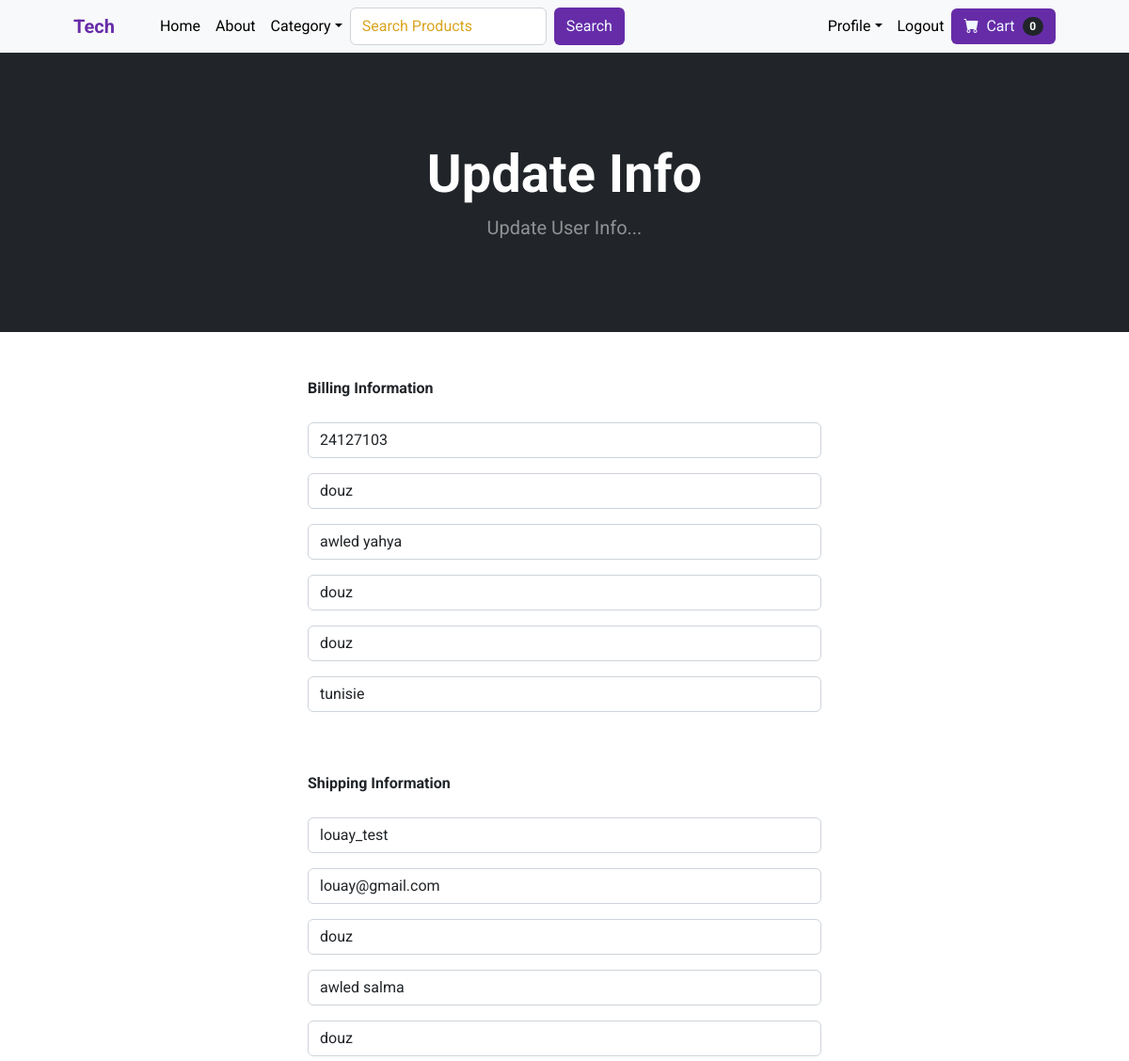
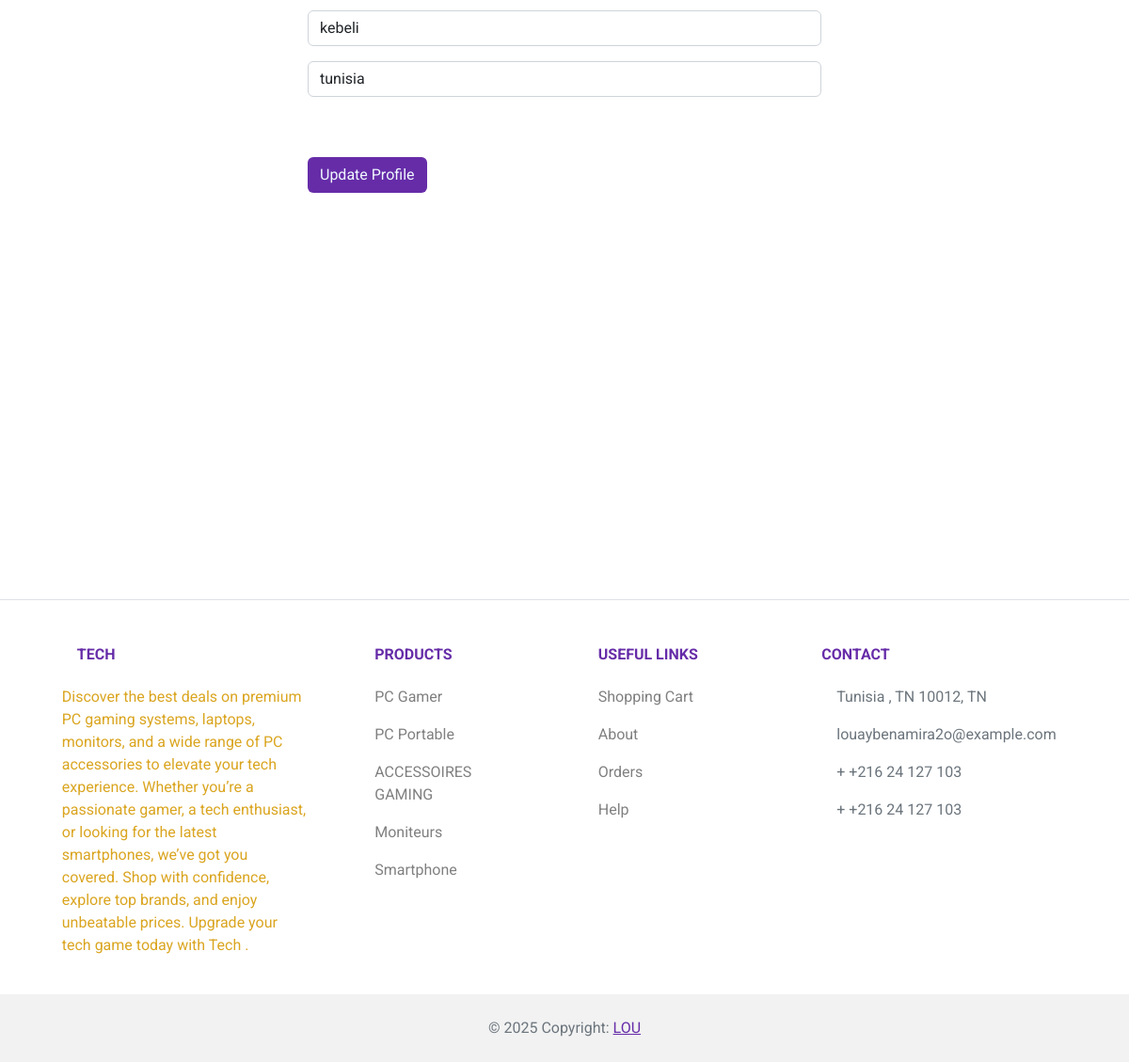
/update_info/ (signed in), run on the app's committed database (2 pictures, top to bottom).
### store/models.py (models this page shows)
class Profile(models.Model):
    user = models.OneToOneField(User, on_delete=models.CASCADE)
    profile_picture = models.ImageField(upload_to='profile_pictures', blank=True)
    date_modified = models.DateTimeField(User, auto_now=True)
    phone = models.CharField(max_length=20, blank=True)
    address1 = models.CharField(max_length=200, blank=True)
    address2 = models.CharField(max_length=200, blank=True)
    country = models.CharField(max_length=200, blank=True)
    city = models.CharField(max_length=200, blank=True)
    state = models.CharField(max_length=200, blank=True)
    old_cart = models.CharField(max_length=200, blank=True, null=True)

### payment/models.py (models this page shows, shortened)
class ShippingAddress(models.Model):
	user = models.ForeignKey(User, on_delete=models.CASCADE, null=True, blank=True)
	shipping_full_name = models.CharField(max_length=255)
	shipping_email = models.CharField(max_length=255)
	shipping_address1 = models.CharField(max_length=255)
	shipping_address2 = models.CharField(max_length=255, null=True, blank=True)
	shipping_city = models.CharField(max_length=255)
	shipping_state = models.CharField(max_length=255, null=True, blank=True)
	shipping_country = models.CharField(max_length=255)
	class Meta:
		verbose_name_plural = "Shipping Address"

### store/views.py (the view)
# urls.py: path('update_info/', views.update_info, name='update_info'),
def update_info(request):
    if request.user.is_authenticated:
        current_user = Profile.objects.get(user__id=request.user.id)
        shipping_user = ShippingAddress.objects.get(user__id=request.user.id)
        form = UserInfoForm(request.POST or None, instance=current_user)
        shipping_form = ShippingForm(request.POST or None, instance=shipping_user)
        if form.is_valid() or shipping_form.is_valid():
                form.save()
                shipping_form.save()
                messages.success(request,  "Your Info Has Been Updated !!")
                return redirect('home')
        return render(request, "update_info.html", {'form': form, 'shipping_form': shipping_form })
    else:
        messages.error(request, "You Must Be Logged In To Access That Page!!")
        return redirect('home')

### store/forms.py
class UserInfoForm(forms.ModelForm):
	phone = forms.CharField(label="", widget=forms.TextInput(attrs={'class':'form-control', 'placeholder':'Phone'}), required=False)
	address1 = forms.CharField(label="", widget=forms.TextInput(attrs={'class':'form-control', 'placeholder':'Address 1'}), required=False)
	address2 = forms.CharField(label="", widget=forms.TextInput(attrs={'class':'form-control', 'placeholder':'Address 2'}), required=False)
	city = forms.CharField(label="", widget=forms.TextInput(attrs={'class':'form-control', 'placeholder':'City'}), required=False)
	state = forms.CharField(label="", widget=forms.TextInput(attrs={'class':'form-control', 'placeholder':'State'}), required=False)
	country = forms.CharField(label="", widget=forms.TextInput(attrs={'class':'form-control', 'placeholder':'Country'}), required=False)
	class Meta:
		model = Profile
		fields = ('phone', 'address1', 'address2', 'city', 'state', 'country', )

### cart/cart.py (called while the page is built)
    def __len__(self):
      return len(self.cart)

### cart/context_processors.py (called while the page is built)
def cart(request):
	return {'cart': Cart(request)}

### store/templates/update_info.html (shortened to what this page needs)
{% extends 'base.html' %}
{% block content %}
  <header class="bg-dark py-5">
    <div class="container px-4 px-lg-5 my-5">
      <div class="text-center text-white">
        <h1 class="display-4 fw-bolder">Update Info</h1>
        <p class="lead fw-normal text-white-50 mb-0">Update User Info...</p>
      </div>
    </div>
  </header>
  <div class="container">
    <div class="row">
      <div class="col-md-6 offset-md-3">
        <br /><br />
        <strong>Billing Information</strong>
        <br /><br />
        <form method="POST" action="{% url 'update_info' %}">
          {{ form.as_p }}
          <br /><br />
          <strong>Shipping Information</strong>
          <br /><br />
          {{ shipping_form.as_p }}
          <br /><br />
          <button type="submit" class="btn btn-secondary">Update Profile</button>
        </form>
        <br /><br />
        <br /><br />
        <br /><br />
        <br /><br />
        <br /><br />
        <br /><br />
        <br /><br />
        <br /><br />
      </div>
    </div>
  </div>
{% endblock %}

### store/templates/base.html (shortened to what this page needs)
{% load static %}
<!DOCTYPE html>
<html lang="en">
  <head>
    <link href="https://cdn.jsdelivr.net/npm/bootstrap-icons@1.5.0/font/bootstrap-icons.css" rel="stylesheet" />
    <link href="{% static 'css/styles.css' %}" rel="stylesheet" />
  </head>
  <body>
    {% include 'navbar.html' %}
    {% block content %}
    {% endblock %}
    <footer class="text-center text-lg-start bg-body-tertiary text-muted">
      <section class="d-flex justify-content-center justify-content-lg-between p-4 border-bottom"></section>
      <section class="">
        <div class="container text-center text-md-start mt-5">
          <div class="row mt-3">
            <div class="col-md-3 col-lg-4 col-xl-3 mx-auto mb-4">
              <h6 class="text-uppercase fw-bold mb-4">Tech</h6>
              <p class="pp">Discover the best deals on premium PC gaming systems, laptops, monitors, and a wide range of PC accessories to elevate your tech experience. Whether you’re a passionate gamer, a tech enthusiast, or looking for the latest smartphones, we’ve got you covered. Shop with confidence, explore top brands, and enjoy unbeatable prices. Upgrade your tech game today with Tech .</p>
            </div>
            <div class="col-md-2 col-lg-2 col-xl-2 mx-auto mb-4">
              <h6 class="text-uppercase fw-bold mb-4">Products</h6>
              <p>
                <a href="{% url 'category' 'PC GAMER' %}" class="text">PC Gamer</a>
              </p>
              <p>
                <a href="{% url 'category' 'Pc portable' %}" class="text">PC Portable</a>
              </p>
              <p>
                <a href="{% url 'category' 'ACCESSOIRES GAMING' %}" class="text">ACCESSOIRES GAMING</a>
              </p>
              <p>
                <a href="{% url 'category' 'Moniteurs' %}" class="text">Moniteurs</a>
              </p>
              <p>
                <a href="{% url 'category' 'Smartphone' %}" class="text">Smartphone</a>
              </p>
            </div>
            <div class="col-md-3 col-lg-2 col-xl-2 mx-auto mb-4">
              <h6 class="text-uppercase fw-bold mb-4">Useful links</h6>
              <p>
                <a href="{% url 'cart_summary' %}" class="text">Shopping Cart</a>
              </p>
              <p>
                <a href="{% url 'about' %}" class="text">About</a>
              </p>
              <p>
                <a href="#!" class="text">Orders</a>
              </p>
              <p>
                <a href="#!" class="text">Help</a>
              </p>
            </div>
            <div class="col-md-4 col-lg-3 col-xl-3 mx-auto mb-md-0 mb-4">
              <h6 class="text-uppercase fw-bold mb-4">Contact</h6>
              <p>
                 Tunisia , TN 10012, TN
              </p>
              <p>
                louaybenamira2o@example.com
              </p>
              <p>
                 + +216 24 127 103
              </p>
              <p>
                 + +216 24 127 103
              </p>
            </div>
          </div>
        </div>
      </section>
      <div class="text-center p-4" style="background-color: rgba(0, 0, 0, 0.05);">
        © 2025 Copyright:
        <a class="text-uppercase" href="#">LOU</a>
      </div>
    </footer>
  </body>
</html>

### store/templates/navbar.html (shortened to what this page needs)
<nav class="navbar navbar-expand-lg navbar-light bg-light">
  <div class="container px-4 px-lg-5">
    <a class="navbar-brand" href="{% url 'home' %}">Tech</a>
    <div class="collapse navbar-collapse" id="navbarSupportedContent">
      <ul class="navbar-nav me-auto mb-2 mb-lg-0 ms-lg-4">
        <li class="nav-item">
          <a class="nav-link" aria-current="page" href="{% url 'home' %}">Home</a>
        </li>
        <li class="nav-item">
          <a class="nav-link" href="{% url 'about' %}">About</a>
        </li>
        <li class="nav-item dropdown">
          <a class="nav-link dropdown-toggle" id="navbarDropdown" href="#" role="button" data-bs-toggle="dropdown" aria-expanded="false">Category</a>
        </li>
        <form class="d-flex" method="POST" action="{% url 'search' %}">
          <input class="form-control me-2" type="search" placeholder="Search Products" aria-label="Search" name="searched" />
          <button class="btn" type="submit">Search</button>
        </form>
      </ul>
      <ul class="navbar-nav">
        {% if user.is_authenticated %}
          <li class="nav-item dropdown">
            <a class="nav-link dropdown-toggle" id="navbarDropdown" href="#" role="button" data-bs-toggle="dropdown" aria-expanded="false">Profile</a>
          </li>
          <li class="nav-item">
            <a class="nav-link" href="{% url 'logout' %}">Logout</a>
          </li>
        {% endif %}
      </ul>
      <a href="{% url 'cart_summary' %}" class="btn btn-outline-dark">
        <i class="bi-cart-fill me-1"></i>
        Cart
        <span class="badge bg-dark text-white ms-1 rounded-pill" id="cart_quantity">{{ cart|length }}</span>
      </a>
    </div>
  </div>
</nav>

### store/templates/navbar.html (style rules this page uses)
* { font-family: 'Roboto', serif; }
.navbar-brand { padding-top: var(--bs-navbar-brand-padding-y); padding-bottom: var(--bs-navbar-brand-padding-y); margin-right: var(--bs-navbar-brand-margin-end); font-size: var(--bs-navbar-brand-font-size); color: rgb(102, 44, 168); text-decoration: none; white-space: nowrap; font-weight: bold; }
.navbar-nav { --bs-nav-link-color: #000; --bs-nav-link-hover-color: gold; --bs-nav-link-disabled-color: var(--bs-navbar-disabled-color); font-weight: 400; display: flex; flex-direction: column; padding-left: 0; margin-bottom: 0; list-style: none; }
.form-control::placeholder { color: goldenrod; opacity: 1; }
.btn { --bs-btn-padding-x: 0.75rem; --bs-btn-padding-y: 0.375rem; --bs-btn-font-family: ; --bs-btn-font-size: 1rem; --bs-btn-font-weight: 400; --bs-btn-line-height: 1.5; --bs-btn-color: #fff; --bs-btn-bg: transparent; --bs-btn-border-width: 1px; --bs-btn-border-color: transparent; --bs-btn-border-radius: 0.375rem; --bs-btn-hover-border-color: transparent; --bs-btn-box-shadow: inset 0 1px 0 rgba(255, 255, 255, 0.15), 0 1px 1px rgba(0, 0, 0, 0.075); --bs-btn-disabled-opacity: 0.65; --bs-btn-focus-box-shadow: 0 0 0 0.25rem rgba(var(--bs-btn-focus-shadow-rgb), 0.5); display: inline-block; padding: var(--bs-btn-padding-y) var(--bs-btn-padding-x); font-family: var(--bs-btn-font-family); font-size: var(--bs-btn-font-size); font-weight: var(--bs-btn-font-weight); line-height: var(--bs-btn-line-height); color: aliceblue; text-align: center; text-decoration: none; vertical-align: middle; cursor: pointer; -webkit-user-select: none; -moz-user-select: none; user-select: none; border: var(--bs-btn-border-width) solid var(--bs-btn-border-color); border-radius: var(--bs-btn-border-radius); background-color: rgb(102, 44, 168); transition: color 0.15s ease-in-out, background-color 0.15s ease-in-out, border-color 0.15s ease-in-out, box-shadow 0.15s ease-in-out; }
.d-flex { display: flex; }

### store/templates/base.html (style rules this page uses)
body { --sb-track-color: #232e33; --sb-thumb-color: #ffd300; --sb-size: 14px; }
.pp { color: goldenrod; }
.text-uppercase { color: rgb(102, 44, 168); }
.text { color: gray; text-decoration: none; }

### data on the page
Profile: phone "24127103", address1 "douz", address2 "awled yahya", city "douz", state "douz", country "tunisie"
ShippingAddress: shipping_full_name "louay_test", shipping_email "louay@gmail.com", shipping_address1 "douz", shipping_address2 "awled salma", shipping_city "douz", shipping_state "kebeli", shipping_country "tunisia"

### other printed values
{{ cart|length }} "0"
